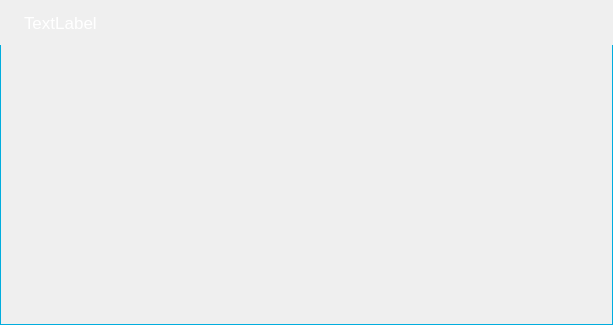
<?xml version="1.0" encoding="UTF-8"?>
<ui version="4.0">
 <class>ActParaWidget</class>
 <widget class="QWidget" name="ActParaWidget">
  <property name="geometry">
   <rect>
    <x>0</x>
    <y>0</y>
    <width>613</width>
    <height>325</height>
   </rect>
  </property>
  <property name="windowTitle">
   <string>Form</string>
  </property>
  <property name="styleSheet">
   <string notr="true">.ActParaWidget{
border:0px solid #2C5299;
}</string>
  </property>
  <layout class="QVBoxLayout" name="verticalLayout">
   <property name="spacing">
    <number>0</number>
   </property>
   <property name="leftMargin">
    <number>0</number>
   </property>
   <property name="topMargin">
    <number>0</number>
   </property>
   <property name="rightMargin">
    <number>0</number>
   </property>
   <property name="bottomMargin">
    <number>0</number>
   </property>
   <item>
    <widget class="QWidget" name="widget" native="true">
     <property name="maximumSize">
      <size>
       <width>16777215</width>
       <height>45</height>
      </size>
     </property>
     <property name="styleSheet">
      <string notr="true">QWidget#widget{color: rgb(255, 255, 255);
border-image: url(:/image/border_up.png);
}
 </string>
     </property>
     <layout class="QHBoxLayout" name="horizontalLayout">
      <property name="leftMargin">
       <number>10</number>
      </property>
      <property name="topMargin">
       <number>0</number>
      </property>
      <property name="rightMargin">
       <number>0</number>
      </property>
      <property name="bottomMargin">
       <number>0</number>
      </property>
      <item>
       <widget class="QLabel" name="label_11">
        <property name="minimumSize">
         <size>
          <width>8</width>
          <height>8</height>
         </size>
        </property>
        <property name="maximumSize">
         <size>
          <width>8</width>
          <height>8</height>
         </size>
        </property>
        <property name="styleSheet">
         <string notr="true">border-image: url(:/image/dot.png);</string>
        </property>
        <property name="text">
         <string/>
        </property>
       </widget>
      </item>
      <item>
       <widget class="QLabel" name="lbltitle">
        <property name="minimumSize">
         <size>
          <width>0</width>
          <height>35</height>
         </size>
        </property>
        <property name="maximumSize">
         <size>
          <width>16777215</width>
          <height>35</height>
         </size>
        </property>
        <property name="font">
         <font>
          <pointsize>13</pointsize>
         </font>
        </property>
        <property name="styleSheet">
         <string notr="true">color: #FFFFFF;</string>
        </property>
        <property name="text">
         <string>TextLabel</string>
        </property>
       </widget>
      </item>
     </layout>
    </widget>
   </item>
   <item>
    <widget class="QWidget" name="wgtBody" native="true">
     <property name="styleSheet">
      <string notr="true">QWidget#wgtBody{
color: rgb(255, 255, 255);
border-bottom:1px solid #01ADDE;
border-right:1px solid #01ADDE;
border-left:1px solid #01ADDE;
border-radius:opx;font:13pt;
}</string>
     </property>
    </widget>
   </item>
  </layout>
 </widget>
 <resources/>
 <connections/>
</ui>
